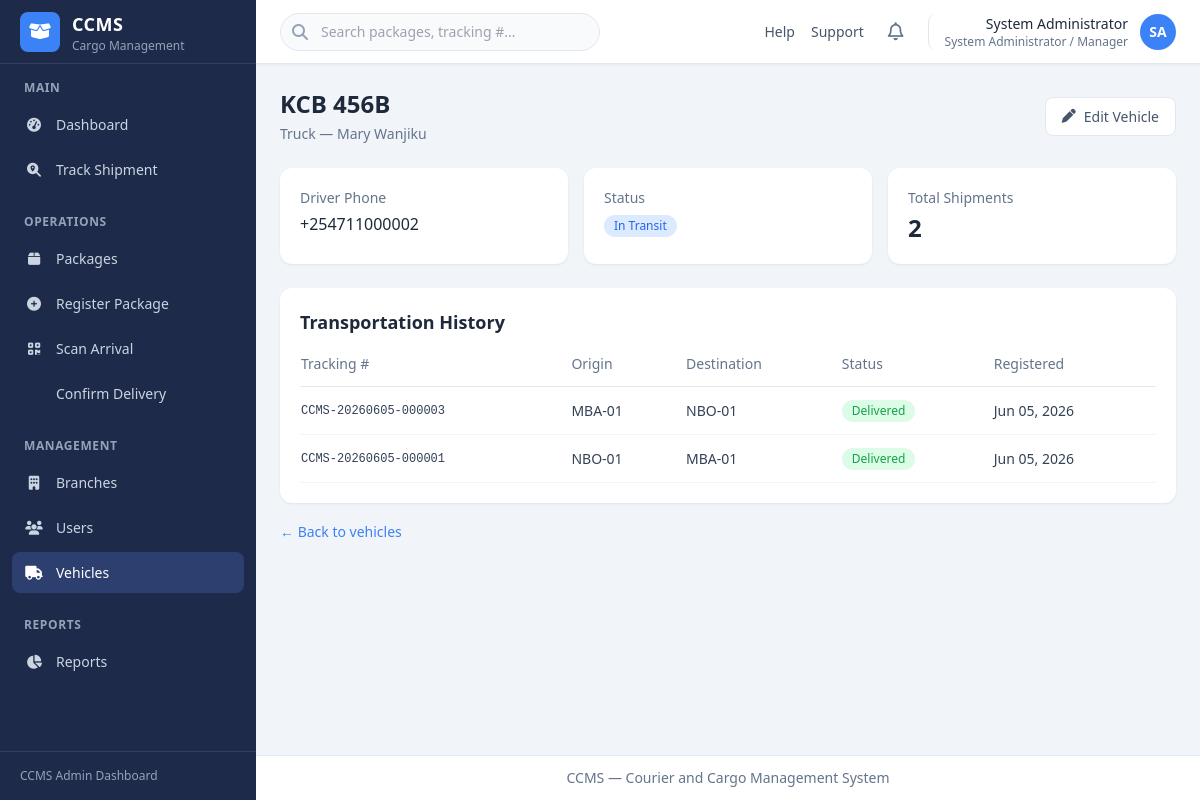
Screenshot of /vehicles/2/ (signed in) with the database file from the repository.
### account/models.py (models this page shows, shortened)
class User(AbstractUser):
    full_name = models.CharField(max_length=255)
    phone_number = models.CharField(max_length=20, blank=True)
    role = models.CharField(
        max_length=20,
        choices=UserRole.choices,
        default=UserRole.BRANCH_OFFICER,
    )
    status = models.CharField(
        max_length=20,
        choices=UserStatus.choices,
        default=UserStatus.ACTIVE,
    )
    branch = models.ForeignKey(
        'ccms_app.Branch',
        on_delete=models.SET_NULL,
        null=True,
        blank=True,
        related_name='staff',
    )
    class Meta:
        ordering = ['full_name']
    @property
    def is_admin_manager(self):
        return self.role == UserRole.ADMIN_MANAGER
    @property
    def role_label(self):
        return self.get_role_display()
    def get_initials(self):
        parts = self.full_name.strip().split()
        if len(parts) >= 2:
            return (parts[0][0] + parts[-1][0]).upper()
        if parts:
            return parts[0][0].upper()
        return self.username[:1].upper()

### ccms_app/models.py (models this page shows, shortened)
class Vehicle(models.Model):
    plate_number = models.CharField(max_length=20, unique=True)
    vehicle_type = models.CharField(max_length=100)
    driver_name = models.CharField(max_length=255)
    driver_phone = models.CharField(max_length=20)
    status = models.CharField(
        max_length=20,
        choices=VehicleStatus.choices,
        default=VehicleStatus.AVAILABLE,
    )
    created_at = models.DateTimeField(auto_now_add=True)
    updated_at = models.DateTimeField(auto_now=True)
    class Meta:
        ordering = ['plate_number']

class Package(models.Model):
    tracking_number = models.CharField(max_length=30, unique=True, editable=False)
    sender_full_name = models.CharField(max_length=255)
    sender_id_number = models.CharField(max_length=50)
    sender_phone = models.CharField(max_length=20)
    receiver_full_name = models.CharField(max_length=255)
    receiver_id_number = models.CharField(max_length=50)
    receiver_phone = models.CharField(max_length=20)
    package_type = models.CharField(max_length=20, choices=PackageType.choices)
    description = models.TextField(blank=True)
    quantity = models.PositiveIntegerField(default=1)
    weight = models.DecimalField(max_digits=10, decimal_places=2)
    origin_branch = models.ForeignKey(
        Branch,
        on_delete=models.PROTECT,
        related_name='outgoing_packages',
    )
    destination_branch = models.ForeignKey(
        Branch,
        on_delete=models.PROTECT,
        related_name='incoming_packages',
    )
    assigned_vehicle = models.ForeignKey(
        Vehicle,
        on_delete=models.SET_NULL,
        null=True,
        blank=True,
        related_name='shipments',
    )
    transport_fee = models.DecimalField(max_digits=12, decimal_places=2)
    status = models.CharField(
        max_length=30,
        choices=PackageStatus.choices,
        default=PackageStatus.REGISTERED,
    )
    registered_by = models.ForeignKey(
        settings.AUTH_USER_MODEL,
        on_delete=models.PROTECT,
        related_name='registered_packages',
    )
    registered_at = models.DateTimeField(auto_now_add=True)
    received_by = models.ForeignKey(
        settings.AUTH_USER_MODEL,
        on_delete=models.SET_NULL,
        null=True,
        blank=True,
        related_name='received_packages',
    )
    received_at_branch = models.ForeignKey(
        Branch,
        on_delete=models.SET_NULL,
        null=True,
        blank=True,
        related_name='received_packages',
    )
    arrived_at = models.DateTimeField(null=True, blank=True)
    delivered_by = models.ForeignKey(
        settings.AUTH_USER_MODEL,
        on_delete=models.SET_NULL,
        null=True,
        blank=True,
        related_name='delivered_packages',
    )
    delivered_at = models.DateTimeField(null=True, blank=True)
    delivery_receiver_id_number = models.CharField(max_length=50, blank=True)
    created_at = models.DateTimeField(auto_now_add=True)
    updated_at = models.DateTimeField(auto_now=True)
    class Meta:
        ordering = ['-registered_at']
    @property
    def status_label(self):
        return self.get_status_display()
    @property
    def status_css_class(self):
        mapping = {
            PackageStatus.REGISTERED: 'registered',
            PackageStatus.READY_FOR_DISPATCH: 'ready',
            PackageStatus.IN_TRANSIT: 'in-transit',
            PackageStatus.ARRIVED: 'arrived',
            PackageStatus.READY_FOR_PICKUP: 'ready',
            PackageStatus.DELIVERED: 'delivered',
            PackageStatus.CANCELLED: 'cancelled',
        }
        return mapping.get(self.status, 'registered')

class Branch(models.Model):
    name = models.CharField(max_length=255)
    code = models.CharField(max_length=20, unique=True)
    location = models.CharField(max_length=255)
    contact_number = models.CharField(max_length=20)
    is_active = models.BooleanField(default=True)
    created_at = models.DateTimeField(auto_now_add=True)
    updated_at = models.DateTimeField(auto_now=True)
    class Meta:
        ordering = ['name']
        verbose_name_plural = 'branches'

### ccms_app/views_management.py (the view)
# urls.py: path('vehicles/<int:pk>/', views_management.vehicle_detail, name='vehicle_detail'),
@admin_required
def vehicle_detail(request, pk):
    vehicle = get_object_or_404(Vehicle, pk=pk)
    shipments = (
        Package.objects
        .filter(assigned_vehicle=vehicle)
        .select_related('origin_branch', 'destination_branch')
        .order_by('-registered_at')
    )
    return render(request, 'ccms_app/vehicles/detail.html', {
        'active_nav': 'vehicles',
        'vehicle': vehicle,
        'shipments': shipments,
    })

### templates/ccms_app/vehicles/detail.html (shortened to what this page needs)
{% extends "base.html" %}
{% block page_header %}
<div class="mb-6 flex flex-col gap-4 sm:flex-row sm:items-center sm:justify-between">
    <div>
        <h1 class="text-2xl font-bold text-slate-800">{{ vehicle.plate_number }}</h1>
        <p class="mt-1 text-sm text-slate-500">{{ vehicle.vehicle_type }} — {{ vehicle.driver_name }}</p>
    </div>
    <a href="{% url 'ccms_app:vehicle_edit' vehicle.pk %}" class="btn-secondary">
        <i class="fa-solid fa-pen"></i> Edit Vehicle
    </a>
</div>
{% endblock %}
{% block content %}
<div class="mb-6 grid grid-cols-1 gap-4 sm:grid-cols-3">
    <div class="dashboard-card">
        <p class="text-sm text-slate-500">Driver Phone</p>
        <p class="mt-1 font-medium">{{ vehicle.driver_phone }}</p>
    </div>
    <div class="dashboard-card">
        <p class="text-sm text-slate-500">Status</p>
        <p class="mt-1"><span class="status-badge status-registered">{{ vehicle.get_status_display }}</span></p>
    </div>
    <div class="dashboard-card">
        <p class="text-sm text-slate-500">Total Shipments</p>
        <p class="mt-1 text-2xl font-bold">{{ shipments|length }}</p>
    </div>
</div>
<div class="dashboard-card overflow-x-auto">
    <h2 class="mb-4 text-lg font-semibold text-slate-800">Transportation History</h2>
    <table class="data-table">
        <thead>
            <tr>
                <th>Tracking #</th>
                <th>Origin</th>
                <th>Destination</th>
                <th>Status</th>
                <th>Registered</th>
            </tr>
        </thead>
        <tbody>
            {% for shipment in shipments %}
            <tr>
                <td class="font-mono text-xs">{{ shipment.tracking_number }}</td>
                <td>{{ shipment.origin_branch.code }}</td>
                <td>{{ shipment.destination_branch.code }}</td>
                <td><span class="status-badge status-{{ shipment.status_css_class }}">{{ shipment.status_label }}</span></td>
                <td>{{ shipment.registered_at|date:"M d, Y" }}</td>
            </tr>
            {% empty %}
            <tr>
                <td colspan="5" class="py-8 text-center text-slate-400">No shipments assigned to this vehicle yet.</td>
            </tr>
            {% endfor %}
        </tbody>
    </table>
</div>
<div class="mt-4">
    <a href="{% url 'ccms_app:vehicle_list' %}" class="text-sm font-medium text-brand hover:text-brand-dark">
        &larr; Back to vehicles
    </a>
</div>
{% endblock %}

### templates/includes/header.html (shortened to what this page needs)
<header class="sticky top-0 z-20 flex h-16 items-center justify-between border-b border-slate-200 bg-white px-4 shadow-sm md:px-6">
    <div class="flex items-center gap-4">
        <div class="relative hidden sm:block">
            <i class="fa-solid fa-search absolute left-3 top-1/2 -translate-y-1/2 text-slate-400"></i>
            <input type="search" placeholder="Search packages, tracking #..."
                   class="w-64 rounded-full border border-slate-200 bg-slate-50 py-2 pl-10 pr-4 text-sm focus:border-brand focus:outline-none focus:ring-1 focus:ring-brand md:w-80">
        </div>
    </div>
    <div class="flex items-center gap-2 md:gap-4">
        <nav class="hidden items-center gap-4 text-sm text-slate-600 md:flex">
            <a href="#" class="hover:text-brand">Help</a>
            <a href="#" class="hover:text-brand">Support</a>
        </nav>
        <button type="button" class="rounded-lg p-2 text-slate-500 hover:bg-slate-100" title="Notifications">
            <i class="fa-regular fa-bell text-lg"></i>
        </button>
        <div class="relative" id="user-menu-wrapper">
            <button type="button" id="user-menu-toggle"
                    class="flex items-center gap-3 rounded-lg border-l border-slate-200 pl-3 hover:bg-slate-50 md:pl-4">
                <div class="hidden text-right sm:block">
                    <p class="text-sm font-medium text-slate-800">{{ user.full_name }}</p>
                    <p class="text-xs text-slate-500">{{ user.role_label }}</p>
                </div>
                <div class="flex h-9 w-9 items-center justify-center rounded-full bg-brand text-sm font-semibold text-white">
                    {{ user.get_initials }}
                </div>
            </button>
        </div>
    </div>
</header>

### static/css/dashboard.css (style rules this page uses)
.dashboard-card { background-color: #ffffff; border-radius: 0.75rem; padding: 1.25rem; box-shadow: 0 1px 3px 0 rgb(0 0 0 / 0.06), 0 1px 2px -1px rgb(0 0 0 / 0.06); }
.status-badge { display: inline-block; padding: 0.125rem 0.625rem; border-radius: 9999px; font-size: 0.75rem; font-weight: 500; }
.status-delivered { background-color: #dcfce7; color: #16a34a; }
.status-registered { background-color: #dbeafe; color: #2563eb; }
.btn-secondary { display: inline-flex; align-items: center; gap: 0.5rem; border-radius: 0.5rem; border: 1px solid #e2e8f0; background-color: #ffffff; padding: 0.5rem 1rem; font-size: 0.875rem; font-weight: 500; color: #475569; transition: background-color 0.15s; }
.data-table { width: 100%; text-align: left; font-size: 0.875rem; }
.data-table thead tr { border-bottom: 1px solid #e2e8f0; color: #64748b; }
.data-table th { padding-bottom: 0.75rem; padding-right: 1rem; font-weight: 500; }
.data-table tbody tr { border-bottom: 1px solid #f1f5f9; color: #334155; }
.data-table td { padding-top: 0.75rem; padding-bottom: 0.75rem; padding-right: 1rem; }

### rows the page displays
User: full_name "System Administrator", role_label "System Administrator / Manager", get_initials "SA"
Vehicle: plate_number "KCB 456B", vehicle_type "Truck", driver_name "Mary Wanjiku", driver_phone "+254711000002", status "In Transit"
Package: tracking_number "CCMS-20260605-000003", origin_branch.code "MBA-01", destination_branch.code "NBO-01", status_label "Delivered", registered_at "Jun 05, 2026"
Package: tracking_number "CCMS-20260605-000001", origin_branch.code "NBO-01", destination_branch.code "MBA-01", status_label "Delivered", registered_at "Jun 05, 2026"

### other values shown
{{ shipments|length }} "2"
